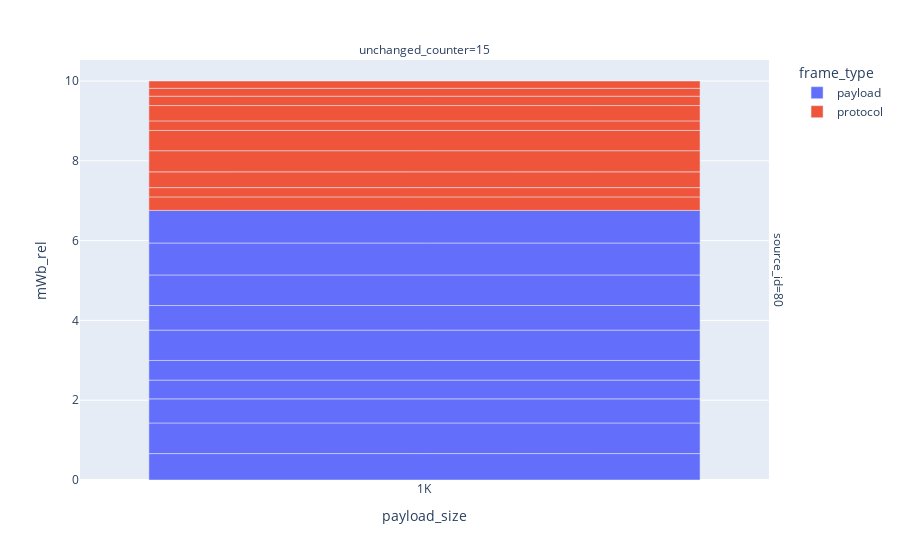

Notebook code cell kept with this figure:
### Markdown cell above
# What is BTP's overhead for building the tree

### Code cell
btp_energy_df = energy_df[energy_df["flood"] == False]

fig = px.bar(
    btp_energy_df,
    x="payload_size",
    y="mWb_rel",
    color="frame_type",
    facet_col="unchanged_counter",
    facet_row="source_id"
)
fig

### Figure 1 — Plotly figure (JSON) as saved in the notebook; plotly's stock layout.template omitted (floating-point values rounded to 4 significant figures)
{"data": [{"alignmentgroup": "True", "hovertemplate": "frame_type=payload<br>source_id=80<br>unchanged_counter=15<br>payload_size=%{x}<br>mWb_rel=%{y}<extra></extra>", "legendgroup": "payload", "marker": {"color": "#636efa", "pattern": {"shape": ""}}, "name": "payload", "offsetgroup": "payload", "orientation": "v", "showlegend": true, "textposition": "auto", "type": "bar", "x": ["1K", "1K", "1K", "1K", "1K", "1K", "1K", "1K", "1K", "1K"], "xaxis": "x", "y": [0.662, 0.767, 0.6049, 0.4698, 0.4927, 0.7605, 0.6157, 0.7658, 0.8015, 0.8173], "yaxis": "y"}, {"alignmentgroup": "True", "hovertemplate": "frame_type=protocol<br>source_id=80<br>unchanged_counter=15<br>payload_size=%{x}<br>mWb_rel=%{y}<extra></extra>", "legendgroup": "protocol", "marker": {"color": "#EF553B", "pattern": {"shape": ""}}, "name": "protocol", "offsetgroup": "protocol", "orientation": "v", "showlegend": true, "textposition": "auto", "type": "bar", "x": ["1K", "1K", "1K", "1K", "1K", "1K", "1K", "1K", "1K", "1K"], "xaxis": "x", "y": [0.338, 0.233, 0.3951, 0.5302, 0.5073, 0.2395, 0.3843, 0.2342, 0.1985, 0.1827], "yaxis": "y"}], "layout": {"annotations": [{"font": {}, "showarrow": false, "text": "unchanged_counter=15", "x": 0.49, "xanchor": "center", "xref": "paper", "y": 1, "yanchor": "bottom", "yref": "paper"}, {"font": {}, "showarrow": false, "text": "source_id=80", "textangle": 90, "x": 0.98, "xanchor": "left", "xref": "paper", "y": 0.5, "yanchor": "middle", "yref": "paper"}], "barmode": "relative", "legend": {"title": {"text": "frame_type"}, "tracegroupgap": 0}, "margin": {"t": 60}, "xaxis": {"anchor": "y", "domain": [0, 0.98], "title": {"text": "payload_size"}}, "yaxis": {"anchor": "x", "domain": [0, 1], "title": {"text": "mWb_rel"}}}}
